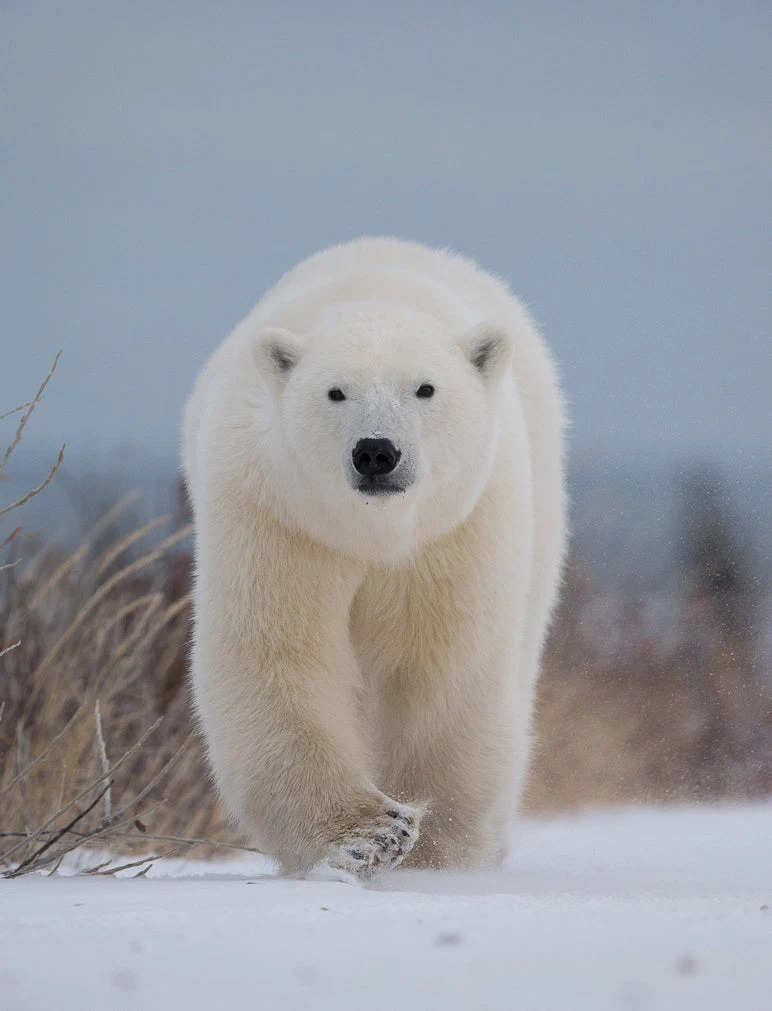
#> input picture assignment9/convert_color_to_gray/input/test.jpg, 772 x 1011 px
$ jupyter execute main.ipynb
#> lines starting #> are read from the running program, lines starting #| are printed output that depends on the picture
[cell 1]
import cv2
import numpy as np
import matplotlib.pyplot as plt

[cell 2]
image = cv2.imread("input/test.jpg")
#> image is the input picture: shape (1011, 772, 3); mean B, G, R 162.7, 155.9, 152.1
image = cv2.cvtColor(image, cv2.COLOR_BGR2RGB)
plt.imshow(image)
plt.show()

[cell 3]
def color_to_gray(red, green, blue):
    return red // 3 + green // 3 + blue // 3

[cell 4]
r,g,b = cv2.split(image)
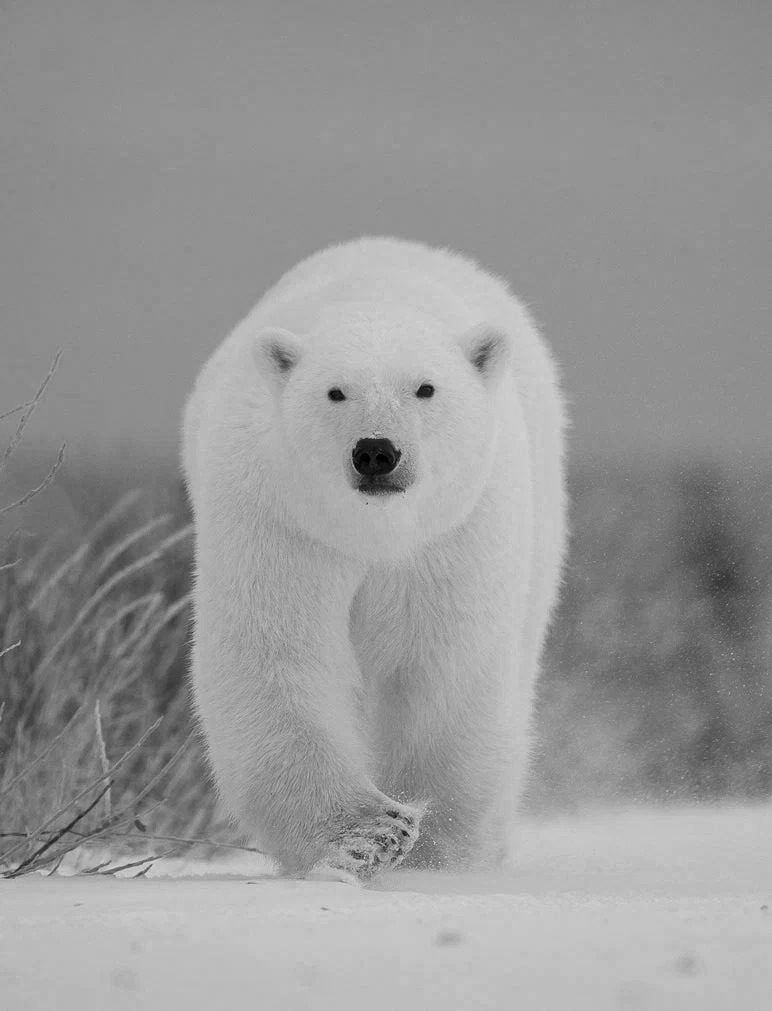
#> r: shape (1011, 772); min 0, max 217, mean 152.1
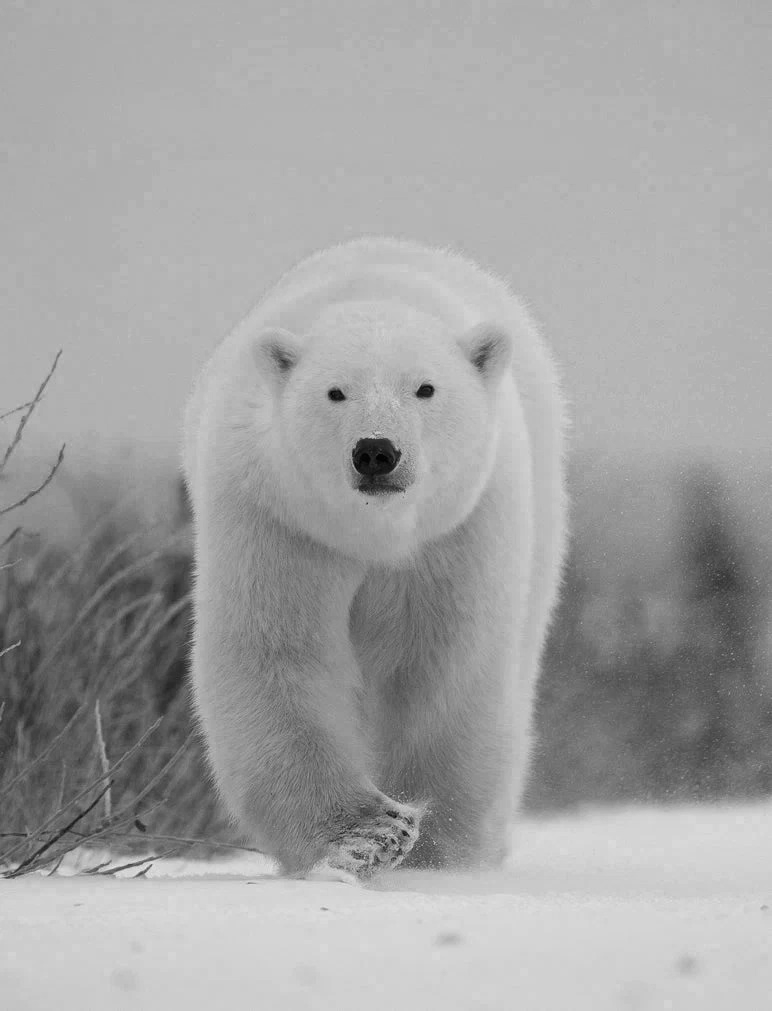
#> b: shape (1011, 772); min 0, max 233, mean 162.7
gray = color_to_gray(r, g, b)
plt.imshow(gray, cmap="gray")
plt.show()
plt.show()

[cell 5]
cv2.imwrite("output/result.jpg",gray)
#> Out = True
